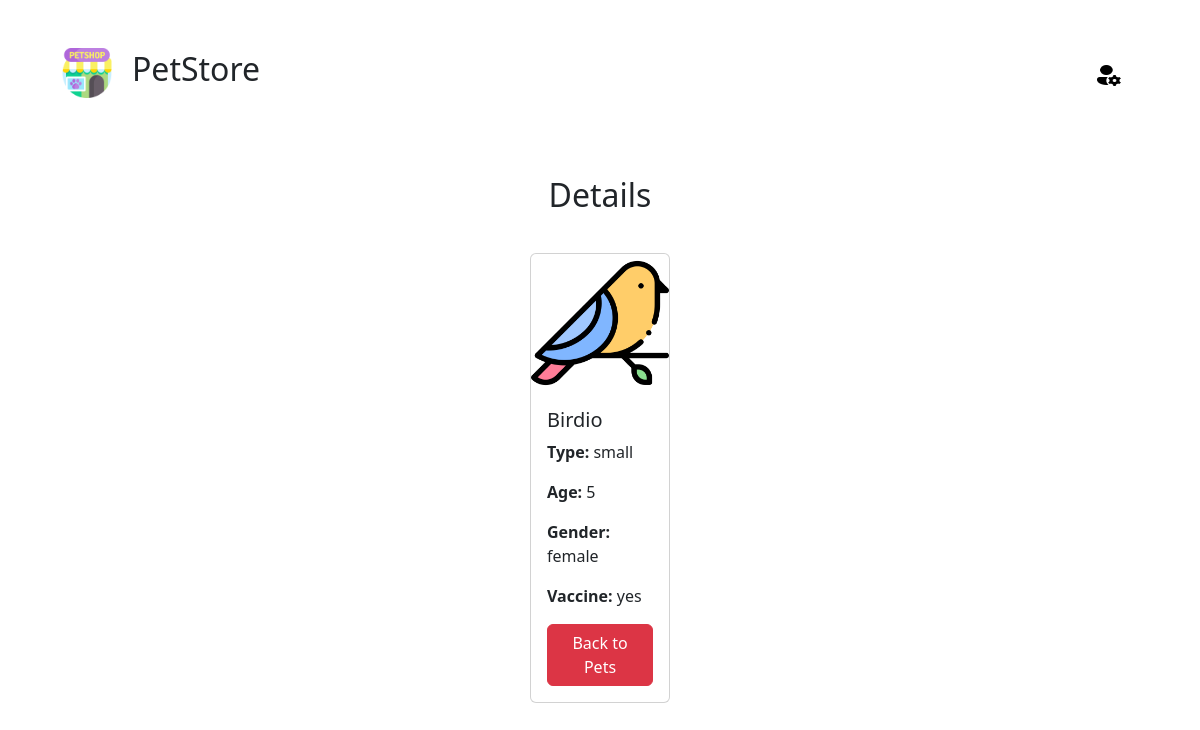
The page /Codereview-5/animals/details.php?animal_id=1 on the database its author committed.
### tables this page shows
CREATE TABLE `animal` (
  `animal_id` int(11) NOT NULL,
  `name` varchar(255) NOT NULL,
  `type` enum('small','large') NOT NULL,
  `age` int(11) DEFAULT NULL,
  `gender` enum('male','female') DEFAULT 'male',
  `vaccine` enum('yes','no') DEFAULT 'no',
  `image` varchar(255)
);

### Codereview-5/animals/details.php (the view, shortened to what this page needs)
<?php
require_once "../db_connect.php";
if (isset($_GET['animal_id'])) {
    $animal_id = $_GET['animal_id'];
    $sql = "SELECT * FROM animal WHERE animal_id = $animal_id";
    $result = $connect->query($sql);
    if ($result !== false && $result->num_rows > 0) {
        $row = $result->fetch_assoc();
        $name = $row['name'];
        $type = $row['type'];
        $age = $row['age'];
        $gender = $row['gender'];
        $vaccine = $row['vaccine'];
        $image = $row['image'];
        $imagePath = $image !== '0' ? "../pictures/$image" : "../pictures/animal.png";
    } else {
        header("Location: home.php");
        exit;
    }
} else {
    header("Location: home.php");
    exit;
}
?>
<!DOCTYPE html>
<html lang="en">
<head>
    <link rel="stylesheet" href="https://cdn.jsdelivr.net/npm/bootstrap@5.3.0/dist/css/bootstrap.min.css">
</head>
<body>
    <nav class="navbar navbar-expand-lg ">
        <div class="container-fluid">
            <img class="logo" src="../pictures/pet-shop.png" alt="Logo">
            <h2 class="me-auto">PetStore</h2>
            <ul class="navbar-nav ms-auto mb-2 mb-lg-0">
                <li class="nav-img">
                    <a class="navbar-brand" href="#">
                        <img src="../pictures/admin.png" alt="user pic" width="30" height="24">
                    </a>
                </li>
            </ul>
        </div>
    </nav>
    <h2 class="text-center">Details</h2>
    <div class="container">
        <div class="card">
            <img src="<?php echo $imagePath; ?>" class="card-img-top" alt="<?php echo $name; ?>">
            <div class="card-body">
                <h5 class="card-title"><?php echo $name; ?></h5>
                <p class="card-text"><strong>Type:</strong> <?php echo $type; ?></p>
                <p class="card-text"><strong>Age:</strong> <?php echo $age; ?></p>
                <p class="card-text"><strong>Gender:</strong> <?php echo $gender; ?></p>
                <p class="card-text"><strong>Vaccine:</strong> <?php echo $vaccine; ?></p>
                <a href="index.php" class="btn btn-danger">Back to Pets</a>
            </div>
        </div>
</body>
</html>

### Codereview-5/animals/details.php (style rules this page uses)
h2 { padding: 30px 0px; }
.container { padding: 0px 500px; }
.navbar { padding: 20px 50px; }
.navbar .logo { width: 50px; }
.navbar h2 { padding-left: 20px; }

### rows shown on the page
animal: image (picture), name "Birdio", type "small", age "5", gender "female", vaccine "yes"
